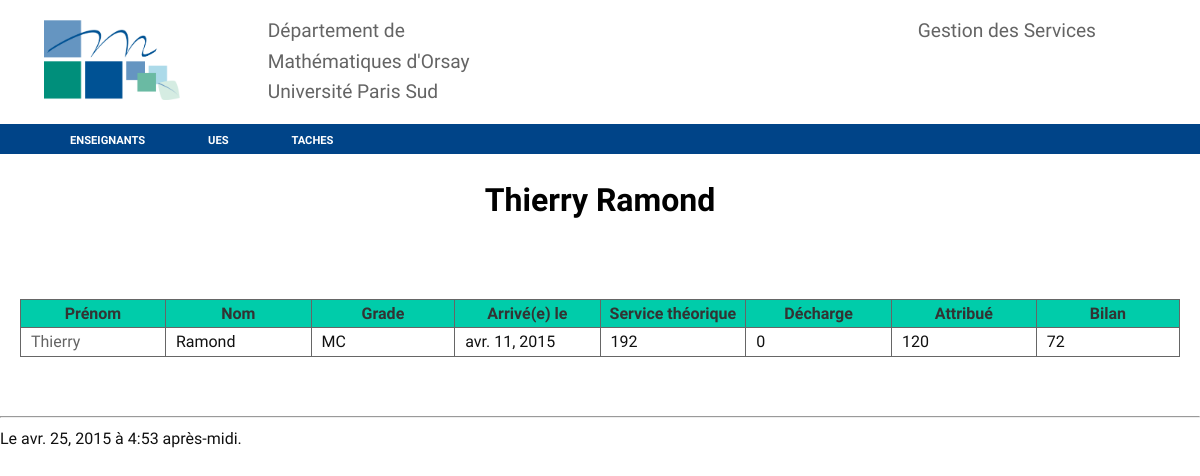
Before: /enseignant/3 with the older database file.
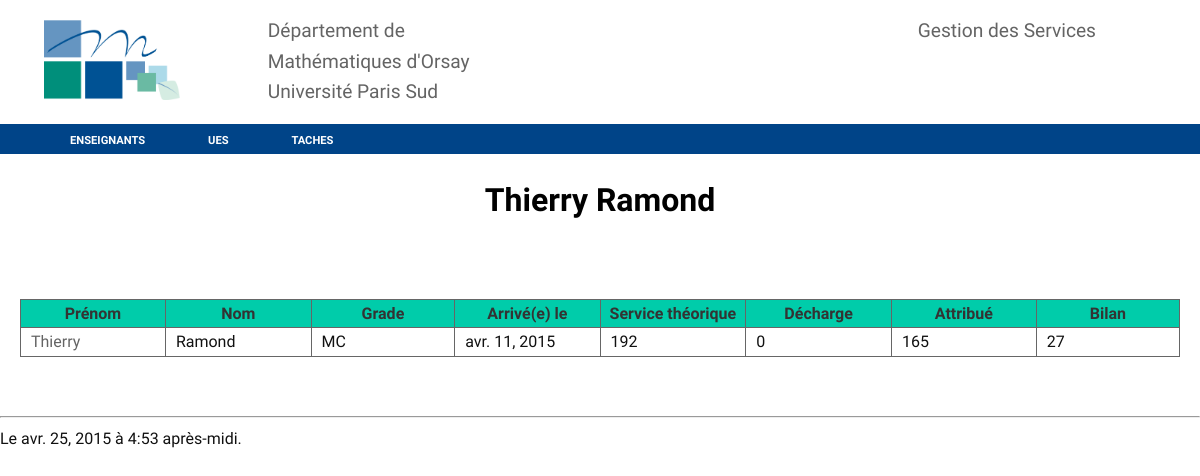
After: the same page with the newer database file.
### services/models.py (models this page shows, shortened)
class Enseignant(models.Model):
    nom = models.CharField(max_length = 100)
    prenom = models.CharField(max_length = 100)
    grade = models.CharField(max_length = 100)
    service_du = models.IntegerField (default = 192)
    decharge = models.IntegerField (default = 0)
    commentaire = models.CharField(max_length = 255, blank= True)
    arrivé_en = models.DateField(blank=True)
    photo = models.ImageField(blank=True)
    attribué = models.IntegerField (default = 0)
    bilan = models.IntegerField (default = 0)
    millesime = models.IntegerField (default = 0)
    class Meta():
        unique_together = ("nom", "prenom","millesime")
    def __str__(self):
        return ('{1} {0}'.format(self.nom, self.prenom))
    def calcul_bilan(self):
        att=Tache.objects.filter(attribué_à = self).aggregate(Sum('horaire_eqtd'))['horaire_eqtd__sum']
        if att == None:
            att=0
        self.bilan = self.service_du-self.decharge-att
        self.save()
        return (self.service_du-self.decharge-att)
    def total_attribue(self):
        total = 0
        for tache in Tache.objects.all() :
            if tache.attribué_à == self :
                total = total + tache.horaire_eqtd
        self.attribué = total
        return ('{0}'.format(total))

class Tache(models.Model):
    ue = models.ForeignKey(Ue)
    attribué_à = models.ForeignKey(Enseignant)
    nature = models.CharField(max_length = 20, choices = nature_tache)
    horaire_reel = models.IntegerField()
    horaire_eqtd = models.IntegerField(blank = True, null = True)
    modifié_le = models. DateTimeField(auto_now = True)
    depuis = models.IntegerField(default=0)
    millesime = models.IntegerField(default=timezone.now().year)

### services/views.py (the view)
# urls.py: url(r'^enseignant/(?P<pk>\d+)$', views.un_enseignant, name='enseignant-view'),
def un_enseignant(request,pk):
    return render(request, "un_ens.html", {'ens': Enseignant.objects.filter(id=pk)[0], 'datetime': timezone.now()})

### services/templates/un_ens.html
{% extends "base.html" %}
{% block content %}
<h1>{{ens}}</h1>
<br><br>
<table>
<tr>
	<tr>
	<th>Prénom</th>
	<th> Nom </th>
	<th> Grade</th>
	<th> Arrivé(e) le</th>
	<th> Service théorique</th>
	<th> Décharge </th>
	<th> Attribué</th>
	<th> Bilan</th>
</tr>
</tr>
<tr>
	<td>
		<a>{{ens.prenom }}</a>
	</td>
	<td>
	 {{ens.nom}}
	</td>
	<td>
		{{ens.grade}}
	</td>
	<td>
		{{ens.arrivé_en}}
	</td>
	<td>
		{{ens.service_du}}
	</td>
	<td>
		{{ens.decharge}}
	</td>
	<td>
		{{ens.total_attribue}}
	</td>
	<td>
		{{ens.calcul_bilan}}
	</td>
</tr>
</table>
{% endblock content %}

Changed rows visible on the page:
changed Enseignant "Thierry Ramond": total_attribue "120" → "165"; calcul_bilan "72" → "27"
